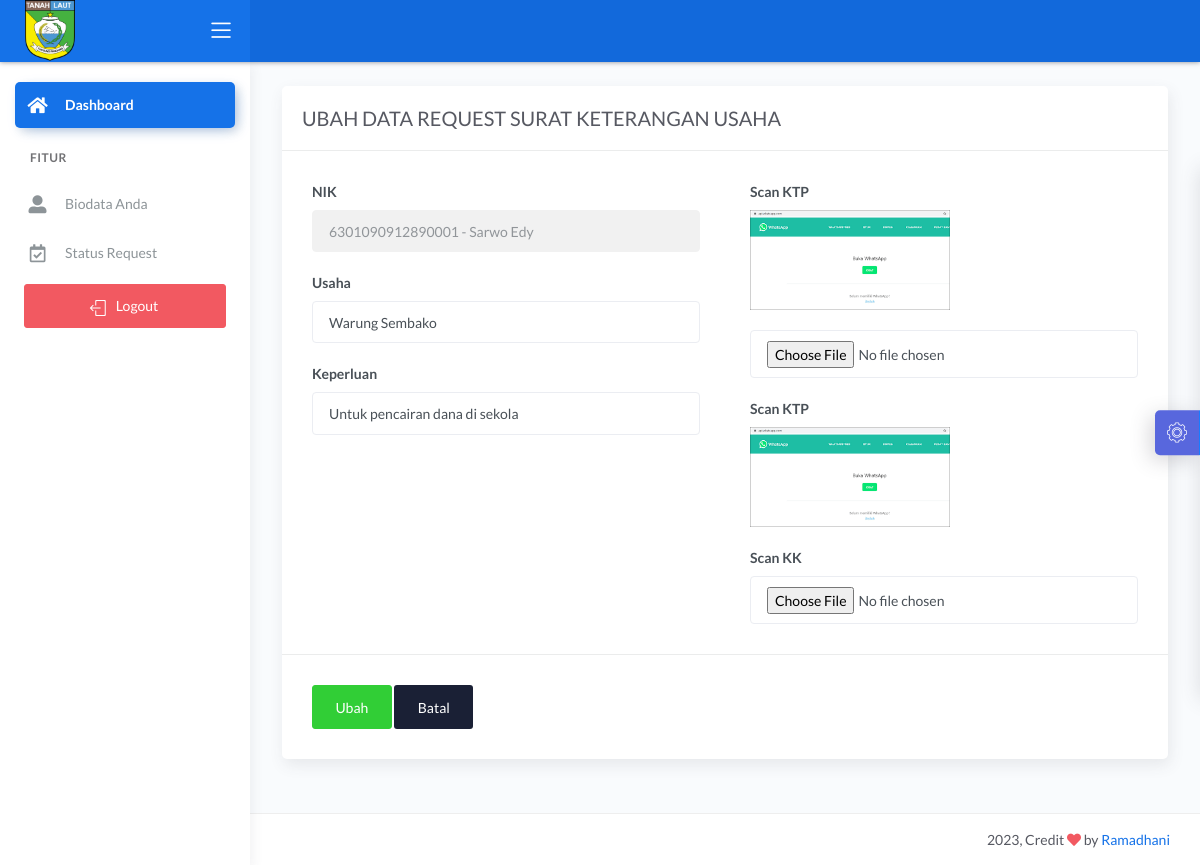
/demo1/main.php?halaman=ubah_sku&id_request_sku=12 (signed in), run on the app's committed database.
### tables this page shows
CREATE TABLE `data_request_sku` (
  `id_request_sku` int(11) NOT NULL,
  `nik` varchar(16) NOT NULL,
  `tanggal_request` timestamp NOT NULL DEFAULT current_timestamp(),
  `scan_ktp` text NOT NULL,
  `scan_kk` text NOT NULL,
  `usaha` varchar(30) NOT NULL,
  `keperluan` varchar(30) NOT NULL,
  `keterangan` varchar(50) NOT NULL DEFAULT 'Data sedang diperiksa oleh Staf',
  `request` varchar(20) NOT NULL DEFAULT 'USAHA',
  `status` int(11) NOT NULL DEFAULT 0,
  `acc` date NOT NULL
);

CREATE TABLE `data_user` (
  `nik` varchar(16) NOT NULL,
  `password` varchar(225) NOT NULL,
  `hak_akses` varchar(225) NOT NULL,
  `nama` varchar(30) NOT NULL,
  `tanggal_lahir` date NOT NULL,
  `tempat_lahir` varchar(30) NOT NULL,
  `jekel` varchar(20) NOT NULL,
  `agama` varchar(20) NOT NULL,
  `alamat` text NOT NULL,
  `telepon` varchar(13) NOT NULL,
  `status_warga` varchar(30) NOT NULL
);

### demo1/ubah_request_sku.php (the view, shortened to what this page needs)
<?php include '../konek.php';?>
<link href="css/sweetalert.css" rel="stylesheet" type="text/css">
<?php
if(isset($_GET['id_request_sku'])){
    $id=$_GET['id_request_sku'];
	$tampil_nik = "SELECT * FROM data_request_sku NATURAL JOIN data_user WHERE id_request_sku=$id";
	$query = mysqli_query($konek,$tampil_nik);
    $data = mysqli_fetch_array($query,MYSQLI_BOTH);
	$nik = $data['nik'];
    $nama = $data['nama'];
    $usaha = $data['usaha'];
    $keperluan = $data['keperluan'];
    $ktp = $data['scan_ktp'];
    $kk = $data['scan_kk'];
}
?>
<div class="page-inner">
					<div class="row">
						<div class="col-md-12">
						<form method="POST" enctype="multipart/form-data">
							<div class="card">
								<div class="card-header">
									<div class="card-title">UBAH DATA REQUEST SURAT KETERANGAN USAHA</div>
								</div>
								<div class="card-body">
									<div class="row">
											<div class="col-md-6 col-lg-6">
                                                <div class="form-group">
													<label>NIK</label>
													<input type="text" name="nik" class="form-control" value="<?= $nik.' - '.$nama;?>" readonly>
												</div>
												<div class="form-group">
													<label>Usaha</label>
													<input type="text" name="usaha" class="form-control" value="<?= $usaha;?>" placeholder="Usaha Anda.." autofocus>
												</div>
												<div class="form-group">
													<label>Keperluan</label>
													<input type="text" name="keperluan" class="form-control" value="<?= $keperluan;?>" placeholder="Keperluan Anda..">
												</div>
											</div>
											<div class="col-md-6 col-lg-6">
                                                <div class="form-group">
													<label>Scan KTP</label><br>
                                                    <img src="../dataFoto/scan_ktp/<?= $ktp;?>" width="200" height="100" alt="">
												</div>
												<div class="form-group">
													<input type="file" name="ktp" class="form-control" size="37">
												</div>
                                                <div class="form-group">
													<label>Scan KTP</label><br>
                                                    <img src="../dataFoto/scan_kk/<?= $kk;?>" width="200" height="100" alt="">
												</div>
												<div class="form-group">
													<label>Scan KK</label>
													<input type="file" name="kk" class="form-control" size="37">
												</div>
											</div>
									</div>
								</div>
								<div class="card-action">
									<button name="ubah" class="btn btn-success">Ubah</button>
									<a href="?halaman=tampil_status" class="btn btn-default">Batal</a>
								</div>
							</div>
						</div>
					</div>
</div>

### data on the page
data_request_sku: nik "6301090912890001 - Sarwo Edy", usaha "Warung Sembako", keperluan "Untuk pencairan dana di sekola", scan_ktp (picture), scan_kk (picture)
